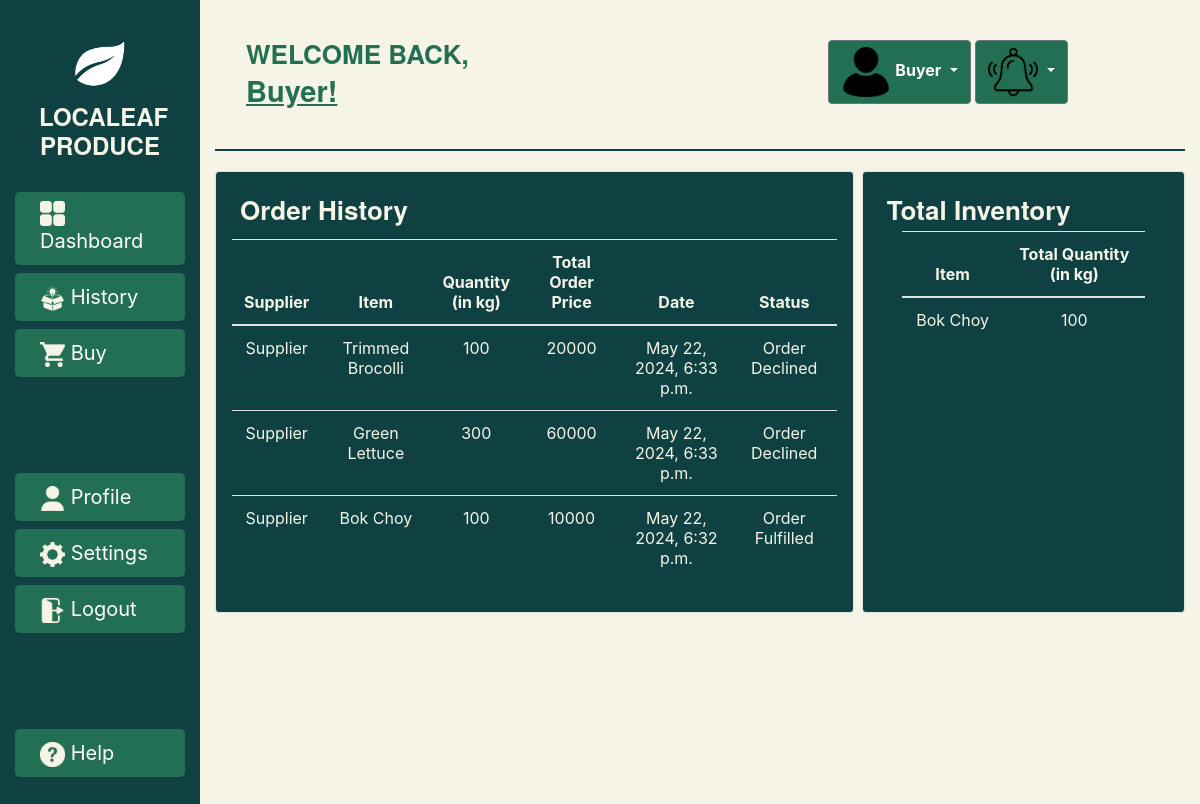
Page /b_orderhistory on the earlier database version.
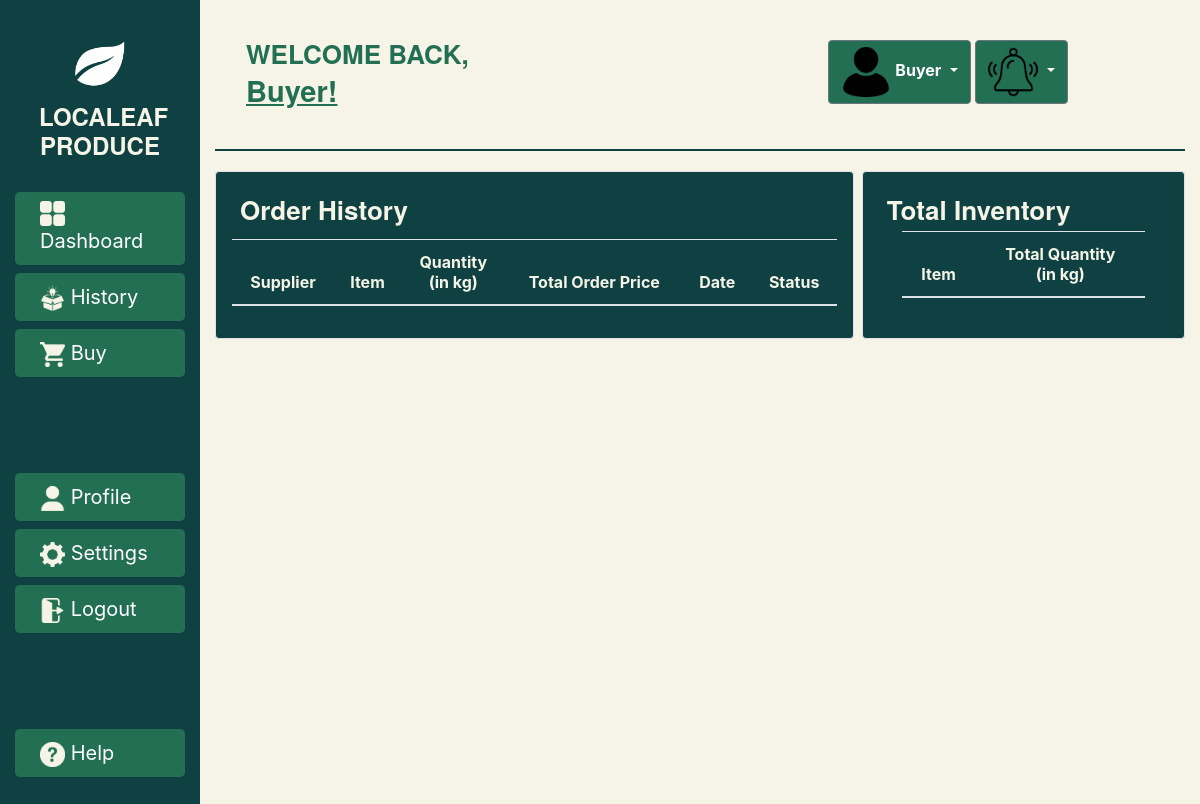
Same page on the later database version.
### lapp/models.py (models this page shows, shortened)
class OrderHistory(models.Model):
    supplier = models.CharField(max_length=300)
    buyer = models.CharField(max_length=300, default='Buyer')
    item = models.CharField(max_length=300)
    quantity = models.IntegerField()
    total_price = models.IntegerField(default=0)
    date = models.DateTimeField(auto_now_add=True)
    status = models.CharField(max_length=300, default='Pending')
    objects = models.Manager()

### lapp/views.py (the view)
# urls.py: path('b_orderhistory', views.b_orderhistory, name='b_orderhistory'),
def b_orderhistory(request):
    stocks= BuyerStock.objects.all().order_by('-stock_added_on')
    total_quantity = BuyerStock.objects.values('item').annotate(total_quantity=Sum('quantity'))
    allorders= OrderHistory.objects.all().order_by('-date')
    if (request.method=="POST"):
        name = request.POST.get('name')
        item = request.POST.get('item')
        quantity = request.POST.get('quantity')
        BuyerStock.objects.create(name=name, item=item, quantity=quantity)
    return render(request, 'lapp/b_orderhistory.html', {'stocks':stocks, 'total_quantity': total_quantity, 'allorders':allorders})

### lapp/templates/lapp/b_orderhistory.html (shortened to what the changed rows need)
{% load static %}
<html>
<link rel="stylesheet" href="https://stackpath.bootstrapcdn.com/bootstrap/4.3.1/css/bootstrap.min.css"/>
<body>
  <div class="container-fluid">
      <div class="row">
          <div class="col bcolor">
            <div class="container-fluid">
              <div class="row">
                <div class="col bcolor2 border rounded p-3 mr-2 align-items-center">
                  <div style="overflow:auto;">
                  <table class="table bodycolor text-center">
                    <thead class="thead">
                      <th scope="col">Supplier</th>
                      <th scope="col">Item</th>
                      <th scope="col">Quantity <br>(in kg)</th>
                      <th scope="col">Total Order Price</th>
                      <th scope="col">Date</th>
                      <th scope="col">Status</th>
                    <tbody>
                      {% for o in allorders %}
                      <tr>
                        <td> {{ o.supplier }} </td>
                        <td> {{ o.item }} </td>
                        <td> {{ o.quantity }} </td>
                        <td> {{ o.total_price }} </td>
                        <td> {{ o.date }} </td>
                        <td> {{ o.status }} </td>
                      </tr>
                      {% endfor %}
                    </tbody>
                  </table>
                </div>
                </div>
                <div class="col-sm-4 bcolor2 border rounded p-4">
                  <div class="container bodycolor">
                    <table class="table bodycolor text-center">
                      <thead class="thead">
                        <th scope="col">Item</th>
                        <th scope="col">Total Quantity <br>(in kg)</th>
                      <tbody>
                        {% for item in total_quantity %}
                          <tr>
                            <td>{{ item.item }}</td>
                            <td>{{ item.total_quantity }}</td>
                          </tr>
                        {% endfor %}
                      </tbody>
                    </table>
                  </div>
                </div>
              </div>
            </div>
          </div>
      </div>
  </div>
</body>
</html>

Differences in the rows shown:
removed OrderHistory: supplier "Supplier", item "Trimmed Brocolli", quantity "100", total_price "20000", date "May 22, 2024, 6:33 p.m.", status "Order Declined"
removed OrderHistory: supplier "Supplier", item "Green Lettuce", quantity "300", total_price "60000", date "May 22, 2024, 6:33 p.m.", status "Order Declined"
removed OrderHistory: supplier "Supplier", item "Bok Choy", quantity "100", total_price "10000", date "May 22, 2024, 6:32 p.m.", status "Order Fulfilled"
Other differences:
list line gone: "Bok Choy 100"
